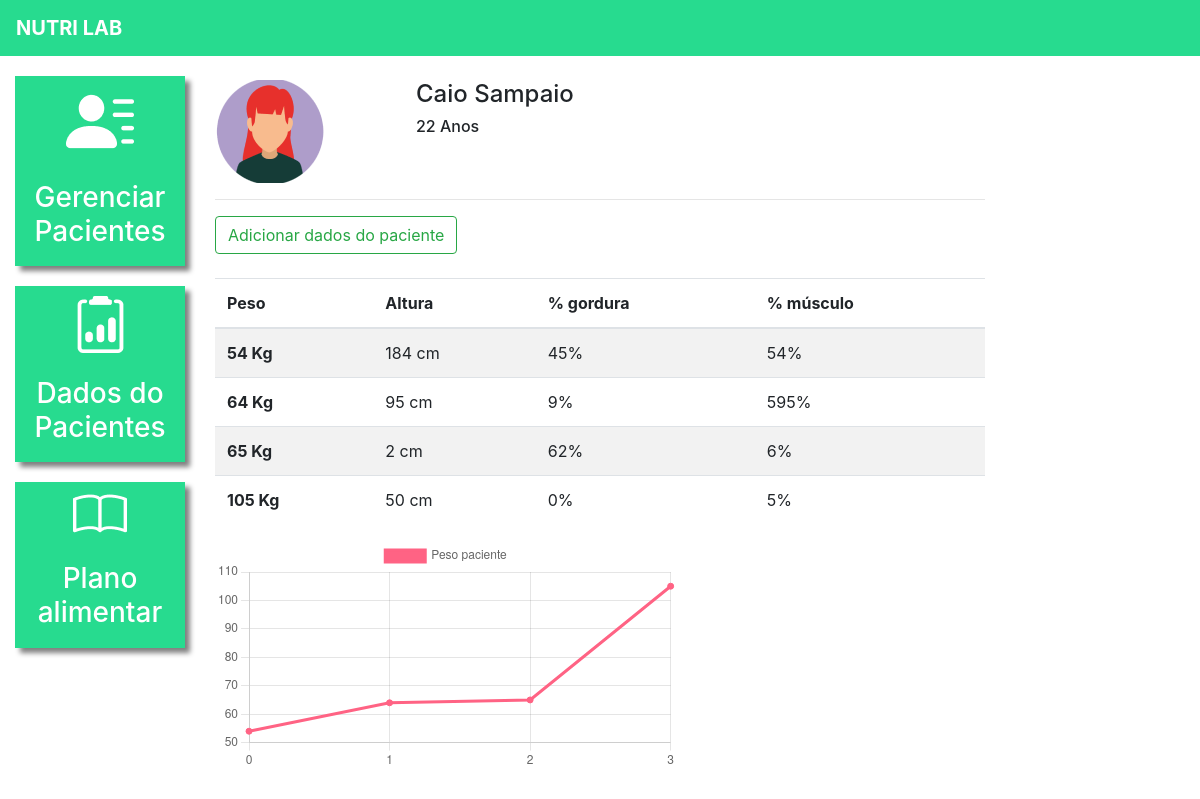
The page /dados_paciente/1/ (signed in) on the database its author committed.
### plataforma/models.py (models this page shows, shortened)
class DadosPaciente(models.Model):
    paciente = models.ForeignKey(Pacientes, on_delete=models.CASCADE)
    data = models.DateTimeField()
    peso = models.IntegerField()
    altura = models.IntegerField()
    percentual_gordura = models.IntegerField()
    percentual_musculo = models.IntegerField()
    colesterol_hdl = models.IntegerField()
    colesterol_ldl = models.IntegerField()
    colesterol_total = models.IntegerField()
    trigliceridios = models.IntegerField()

### plataforma/views.py (the view, shortened to what this page needs)
# urls.py: path('dados_paciente/', views.dados_paciente_listar,
@login_required(login_url='/auth/logar/')
def dados_paciente(request, id):
    paciente = get_object_or_404(Pacientes, id=id)
    if not paciente.nutri == request.user:
        messages.add_message(request, constants.ERROR,
                             'Esse paciente não é seu')
        return redirect('/dados_paciente/')
    if request.method == "GET":
        dados_paciente = DadosPaciente.objects.filter(paciente=paciente)
        return render(request, 'dados_paciente.html',
                      {'paciente': paciente, 'dados_paciente': dados_paciente})

### plataforma/templates/dados_paciente.html (shortened to what this page needs)
{% extends 'base_plataforma.html' %}
{% load static %}
{% block plataforma %}
    <br>
    <div class="row">
        <div class="col-md-3">
            <img src="{% static 'plataforma/img/perfil1.png' %}">
        </div>
        <div class="col-md-3 dados descricao">
            <h4>Caio Sampaio</h4>
            <h6>22 Anos</h6>
        </div>
    </div>
    <hr>
    <button type="button" class="btn btn-outline-success" data-toggle="modal" data-target="#modal">
        Adicionar dados do paciente
    </button>
    <br>
    <br>
    <table class="table table-striped">
        <thead>
            <tr>
            <th scope="col">Peso</th>
            <th scope="col">Altura</th>
            <th scope="col">% gordura</th>
            <th scope="col">% músculo</th>
            </tr>
        </thead>
        <tbody>
            {% for dado in dados_paciente %}
                <tr>
                    <th scope="row">{{dado.peso}} Kg</th>
                    <td>{{dado.altura}} cm</td>
                    <td>{{dado.percentual_gordura}}%</td>
                    <td>{{dado.percentual_musculo}}%</td>
                </tr>
            {% endfor %}
        </tbody>
    </table>
    <div style="width: 60%;">
        <canvas id="myChart"></canvas>
    </div>
    <script>
        fetch("/grafico_peso/{{paciente.id}}/",{
            method: 'POST',
        }).then(function(result){
            return result.json()
        }).then(function(data_paciente){
            const data = {
                labels: data_paciente['labels'],
                datasets: [{
                label: 'Peso paciente',
                backgroundColor: 'rgb(255, 99, 132)',
                borderColor: 'rgb(255, 99, 132)',
                data: data_paciente['peso'],
                }]
            };
            const config = {
                type: 'line',
                data: data,
                options: {}
            };
            const myChart = new Chart(
                document.getElementById('myChart'),
                config
            );
        })
    </script>
{% endblock plataforma %}

### templates/base_plataforma.html
{% extends 'base.html' %}
{% load static  %}
{% block head %}
    <link rel="stylesheet" href="{% static 'plataforma/css/style.css' %}">
    <link rel="stylesheet" href="{% static 'plataforma/css/plano_alimentar.css' %}">
{% endblock head %}
{% block body %}
    <div class="container-fluid">
        <div class="row">
            <div class="col-md-2">
                <a href="{% url 'pacientes' %}" class="link-lateral">
                    <div class="card-lateral">
                        <img src="{% static 'plataforma/img/paciente.png' %}">
                        <br>
                        <br>
                        <h3>Gerenciar Pacientes</h3>
                    </div>
                  </a>
                  <a href="{% url "dados_paciente_listar" %}" class="link-lateral">
                    <div class="card-lateral">
                        <img src="{% static 'plataforma/img/dados_paciente.png' %}">
                        <br>
                        <br>
                        <h3>Dados do Pacientes</h3>
                    </div>
                  </a>
                  <a href="{% url 'plano_alimentar_listar' %}" class="link-lateral">
                    <div class="card-lateral">
                        <img src="{% static 'plataforma/img/plano_alimentar.png' %}">
                        <br>
                        <br>
                        <h3>Plano alimentar</h3>
                    </div>
                  </a>
            </div>
            <div class="col-md-8">
                {% block plataforma %}
                {% endblock plataforma %}
            </div>
        </div>
    </div>
{% endblock body %}

### templates/base.html (shortened to what this page needs)
{% load static %}
<!DOCTYPE html>
<html lang="pt-br">
<head>
    {% block head %}{% endblock head %}
    <link rel="stylesheet" href="https://cdn.jsdelivr.net/npm/bootstrap@4.6.1/dist/css/bootstrap.min.css">
</head>
<body>
    {% if user.is_authenticated %}
      <nav style="background-color: #27DB8F;" class="navbar navbar-expand-lg navbar-dark">
        <a style="font-weight: bold" class="navbar-brand" href="#">NUTRI LAB</a>
      </nav>
    {% endif %}
    {% block body %}{% endblock body %}
</body>
</html>

### templates/static/plataforma/css/style.css (style rules this page uses)
.card-lateral { background-color: #27DB8F; margin-top: 20px; padding: 10px; color: white; font-weight: bold; text-decoration: none; text-align: center; box-shadow: 5px 5px 5px gray; }
.dados { font-weight: bold; }
.descricao { margin-left: -12%; }
@media (max-width: 1300px) { .descricao { margin-left: 1px; } }

### rows shown on the page
DadosPaciente: peso "54", altura "184", percentual_gordura "45", percentual_musculo "54"
DadosPaciente: peso "64", altura "95", percentual_gordura "9", percentual_musculo "595"
DadosPaciente: peso "65", altura "2", percentual_gordura "62", percentual_musculo "6"
DadosPaciente: peso "105", altura "50", percentual_gordura "0", percentual_musculo "5"
